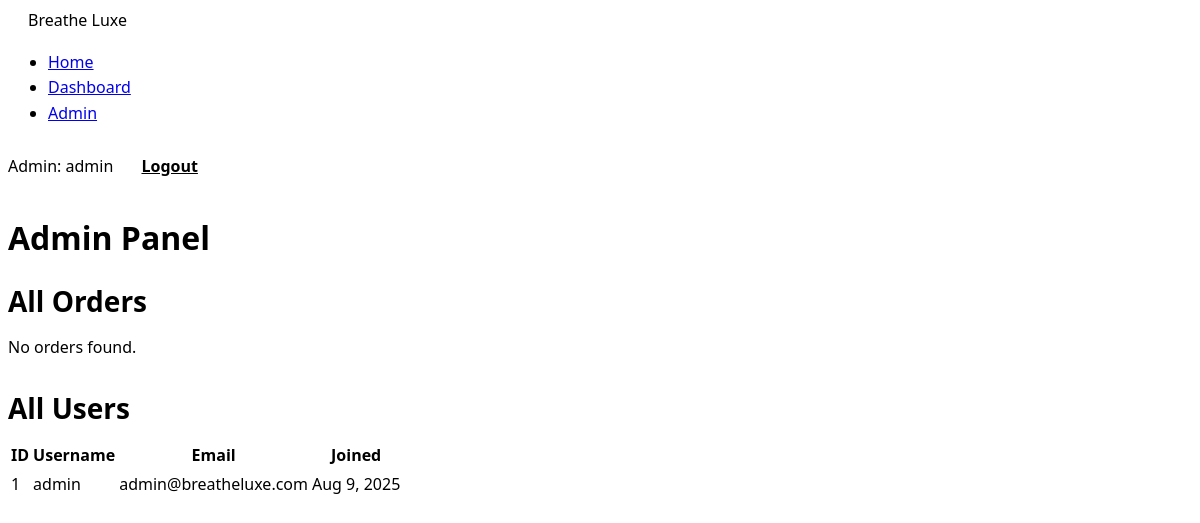
/admin.php (signed in), run on the app's committed database.
### tables this page shows
CREATE TABLE users (
    id INT AUTO_INCREMENT PRIMARY KEY,
    username VARCHAR(50) UNIQUE NOT NULL,
    email VARCHAR(100) UNIQUE NOT NULL,
    password VARCHAR(255) NOT NULL,
    created_at TIMESTAMP DEFAULT CURRENT_TIMESTAMP
);

### admin.php (the view, shortened to what this page needs)
<?php
$pdo = getDBConnection();
try {
    $stmt = $pdo->query("SHOW TABLES LIKE 'orders'");
    $tableExists = $stmt->rowCount() > 0;
    if (!$tableExists) {
        $pdo->exec("
            CREATE TABLE orders (
                id INT AUTO_INCREMENT PRIMARY KEY,
                user_id INT NOT NULL,
                order_data TEXT NOT NULL,
                total_price DECIMAL(10,2) NOT NULL DEFAULT 0.00,
                payment_method VARCHAR(50) NOT NULL DEFAULT 'Unknown',
                status VARCHAR(20) DEFAULT 'pending',
                order_date TIMESTAMP DEFAULT CURRENT_TIMESTAMP,
                FOREIGN KEY (user_id) REFERENCES users(id) ON DELETE CASCADE
            )
        ");
        $orders = [];
    } else {
        $stmt = $pdo->query("
            SELECT o.id, o.order_date,
                   IFNULL(o.total_price, 0) as total_price,
                   IFNULL(o.payment_method, 'Unknown') as payment_method,
                   IFNULL(o.status, 'pending') as status,
                   u.username, u.email
            FROM orders o
            JOIN users u ON o.user_id = u.id
            ORDER BY o.order_date DESC
        ");
        $orders = $stmt->fetchAll(PDO::FETCH_ASSOC);
    }
} catch (PDOException $e) {
    error_log("Admin Error: " . $e->getMessage());
    $orders = [];
}
$stmt = $pdo->query("SELECT id, username, email, created_at FROM users ORDER BY created_at DESC");
$users = $stmt->fetchAll(PDO::FETCH_ASSOC);
?>
<!DOCTYPE html>
<html lang="en">
<head>
    <link rel="stylesheet" href="style.css">
</head>
<body>
    <header>
        <div class="container">
            <div class="header-content">
                <div class="logo">Breathe Luxe</div>
                <nav>
                    <ul>
                        <li><a href="index.php">Home</a></li>
                        <li><a href="dashboard.php">Dashboard</a></li>
                        <li><a href="admin.php">Admin</a></li>
                    </ul>
                </nav>
                <div class="user-actions">
                    <span>Admin: <?php echo htmlspecialchars($_SESSION['username']); ?></span>
                    <a href="logout.php" class="btn btn-secondary">Logout</a>
                </div>
            </div>
        </div>
    </header>
    <div class="container dashboard">
        <h2 class="section-title">Admin Panel</h2>
        <div class="dashboard-card">
            <h3>All Orders</h3>
            <?php if (empty($orders)): ?>
                <p>No orders found.</p>
            <?php endif; ?>
        </div>
        <div class="dashboard-card" style="margin-top: 2rem;">
            <h3>All Users</h3>
            <div class="cart-table">
                <table>
                    <thead>
                        <tr>
                            <th>ID</th>
                            <th>Username</th>
                            <th>Email</th>
                            <th>Joined</th>
                        </tr>
                    </thead>
                    <tbody>
                        <?php foreach ($users as $user): ?>
                            <tr>
                                <td><?php echo $user['id']; ?></td>
                                <td><?php echo htmlspecialchars($user['username']); ?></td>
                                <td><?php echo htmlspecialchars($user['email']); ?></td>
                                <td><?php echo date('M j, Y', strtotime($user['created_at'])); ?></td>
                            </tr>
                        <?php endforeach; ?>
                    </tbody>
                </table>
            </div>
        </div>
    </div>
</body>
</html>

### style.css (style rules this page uses)
body { font-family: "Segoe UI", Tahoma, Geneva, Verdana, sans-serif; line-height: 1.6; color: var(--text-color); background-color: #fff; }

### data on the page
users: id "1", username "admin", email "admin@breatheluxe.com", created_at "Aug 9, 2025"

### other printed values
$_SESSION['username'] "admin"
